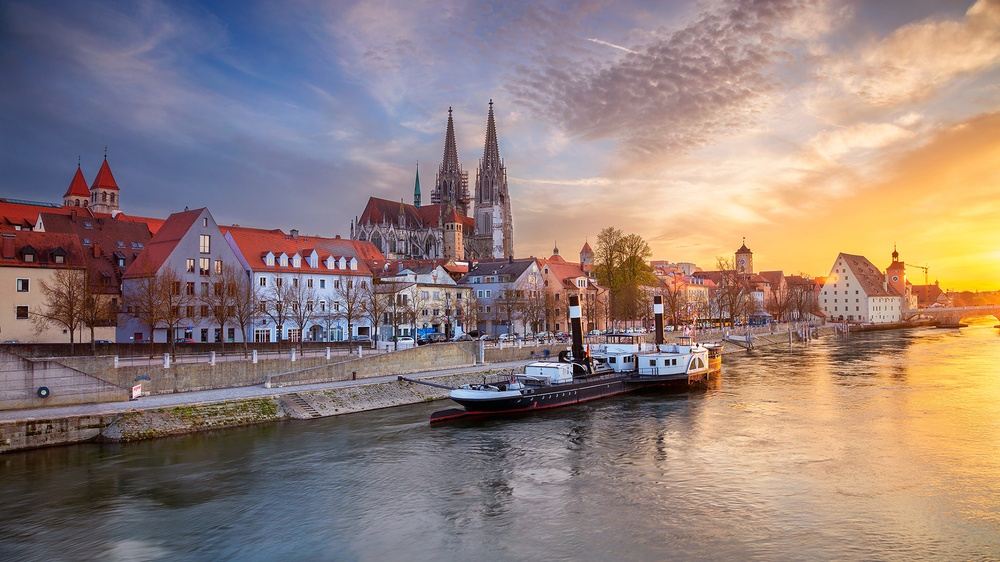
#> input picture practice 1 triangle/bear.jpg, 1000 x 562 px, shrunk from 1920 x 1080 before the run
$ python triangleCheck.py
#> lines starting #> are read from the running program, lines starting #| are printed output that depends on the picture
# Для выполнения практической работы номер 2 используйте ЭТОТ файл
import random
from PIL import Image, ImageDraw #Подключим необходимые библиотеки

image = Image.open("bear.jpg") #Открываем изображение
#> image is the input picture: PIL image 1000x562 RGB; mean R, G, B 147.5, 128, 122.7
draw = ImageDraw.Draw(image) #Создаем инструмент для рисования
width  = image.size[0] #Определяем ширину
#> width = 1000
height = image.size[1] #Определяем высоту
#> height = 562
pix = image.load() #Выгружаем значения пикселей
def sign(x): # знак числа
        if x > 0:
                return 1
        if x < 0:
                return -1
        return 0
def lineP(p1, p2, color):  # рисуем линию из точки p1(x1,y1) в точку p2(x2,y2)
        x1 = p1[0]  # Перекладываем координаты точек в более понятные переменные
        y1 = p1[1]
        x2 = p2[0]
        y2 = p2[1]
        dX = abs(x2 - x1) # Вычисляем "смещение по X"
        dY = abs(y2 - y1) # Вычисляем "смещение по Y"
        if dX >= dY: # если наклон по X больше Y, то X меняем на 1 и смотрим Y
            if x1 > x2: # если точка 2 правее точки 1, меняем их местами
                    x1, x2 = x2, x1
                    y1, y2 = y2, y1
            err = 0 # накапливаемая "ошибка"
            dErr = dY # "Изменение ошибки"
            y = y1    # текущий Y (начальное значение)
            dirY = sign(y2 - y1) # направление изменения Y
            for x in range(x1, x2 + 1): # перебираем все X от x1 до x2
                    draw.point((x,y),color) # закрашиваем пиксель (x,y)
                    err += dErr             # добавляем "смежение" к "ошибке"
                    if err + err >= dX: # если "ошибка" накопилась
                            y += dirY   # изменяем Y на 1
                            err -= dX   # вычитаем из "ошибки" dX
        else: # если наклон по Y больше, то, наоборот, Y меняем на 1 и смотрим X
            if y1 > y2: # если точка 2 ближе точки 1, меняем их местами
                    x1, x2 = x2, x1
                    y1, y2 = y2, y1
            err = 0 # накапливаемая "ошибка"
            dErr = dX
            x = x1
            dirX = sign(x2 - x1)
            for y in range(y1, y2 + 1):
                    draw.point((x,y),color)
                    err += dErr
                    if err + err >= dY:
                            x += dirX
                            err -= dY
def triangle (p1, p2, p3, color): # Рисуем треугольник по трем точкам - p1, p2, p3
	# Сейчас здесь вместо заливки треугольника просто рисуются его границы
	# Нужно именно здесь расположить код своей программы, которая будет
	# Закрашивать треугольник
        lineP(p1, p2, color)
        lineP(p2, p3, color)
        lineP(p1, p3, color)

# В следующих строках задаются цвета треугольников и точки, по которым они строятся
black = (0,0,0)
green = (0,200,0)
red = (200,0,0)
blue = (0,0,200)
t1 = (0,height//4)
#> t1 = (0, 140)
t2 = (width//2, 0)
#> t2 = (500, 0)
t3 = (width//4, height//2)
#> t3 = (250, 281)
t4 = (width-1,height//2)
#> t4 = (999, 281)
t5 = (width//2,height//4)
#> t5 = (500, 140)
t6 = (width*3//4,0)
#> t6 = (750, 0)
t7 = (0,height//2)
#> t7 = (0, 281)
t8 = (width//4,height-1)
t9 = (width//2,height*3//4)
t10 = (width-1,height*3//4)
t11 = (width*3//4,height//2)
t12 = (width//2,height-1)
# Ниже вызываем заливку 4-х треугольников для проверки работы программы
triangle(t1, t2, t3, green)
#> after the loop in lineP, `for x in range(x1, x2 + 1):`: err = 140; y = 0
triangle(t4, t5, t6, red)
triangle(t7, t8, t9, blue)
triangle(t10, t11, t12, black)

image.show()
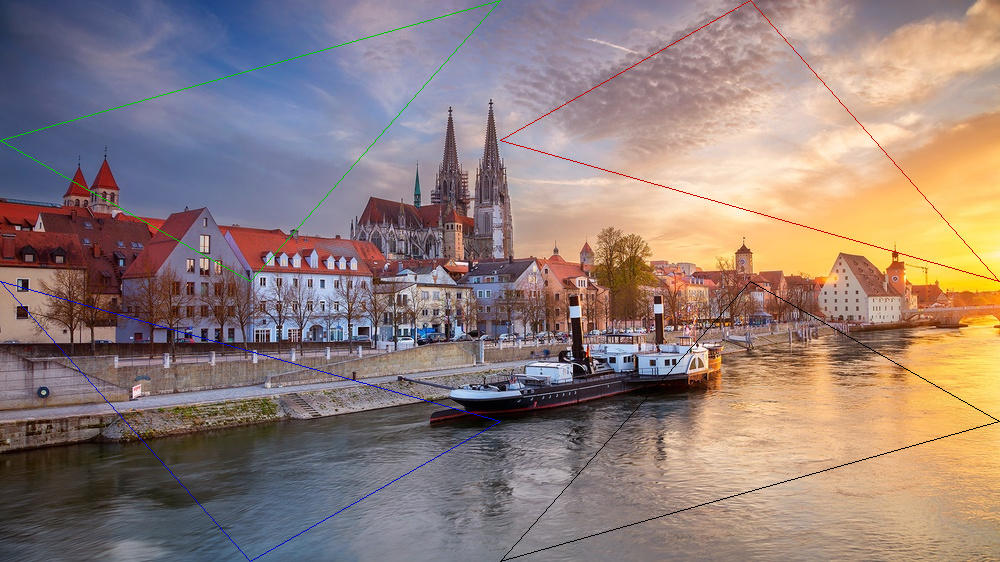
#> shown: PIL image 1000x562 RGB; mean R, G, B 146.8, 127.4, 122.2
#image.save("result.jpg")
del draw
